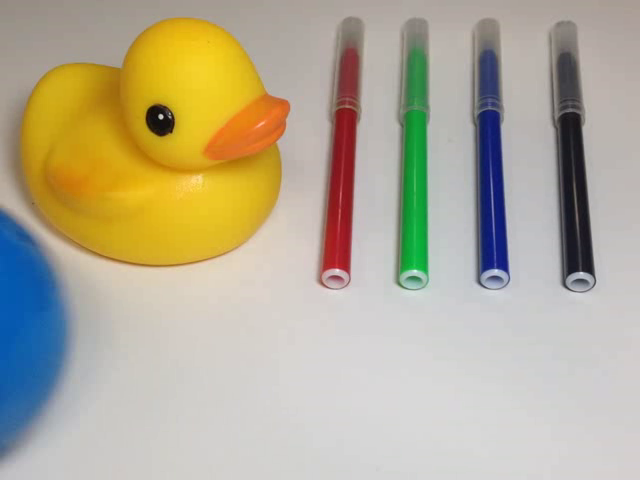
//> input picture frame 10 of data/sample1.avi, 640 x 480 px
$ ./cv016_ImgeChannelSeparater   (built with g++ and OpenCV 4)
//> lines starting //> are read from the running program, lines starting //| are printed output that depends on the picture
#include "pch.h"
#include <opencv2/opencv.hpp>
#pragma comment(lib, "opencv_world343d.lib")
using namespace std;
using namespace cv;
static const string DATA_PATH = "../../data/";

int main()
{
	VideoCapture cap(DATA_PATH + "sample1.avi");
	// 入力映像サイズ
	Size frame((int)cap.get(CAP_PROP_FRAME_WIDTH),
		(int)cap.get(CAP_PROP_FRAME_HEIGHT));
	Mat src;
	// ゼロ画像
	Mat imgZero = Mat::zeros(frame, CV_8UC1);
	// 総フレーム数
	//int count = cap.get(CV_CAP_PROP_FRAME_COUNT);
	//int frameCount = 0;
	//cout << "総フレーム数" << count << endl;

	// 3チャンネル出力用のMatとそれぞれの名前
	// 3チャンネル出力画像3枚
	vector<Mat> dst(3);
	// 各色の名称
	vector<string> colors = { "青チャンネル", "緑チャンネル", "赤チャンネル" };

	while (1) {
		cap >> src;
//> src is the input picture: 480 rows x 640 cols, CV_8UC3; mean B, G, R 150.4, 172.8, 180.6
		if (src.empty()) break;
		vector<Mat>ch(3);
		// BGRチャンネルに分離
		split(src, ch);
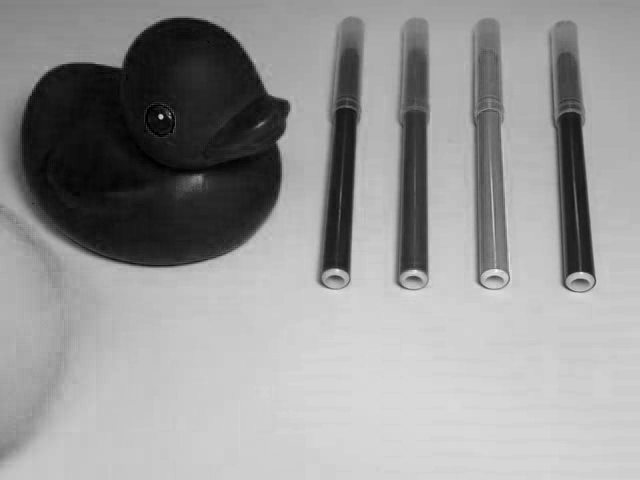
//> ch[0]: 480 rows x 640 cols, CV_8UC1; min 0, max 255, mean 150.4
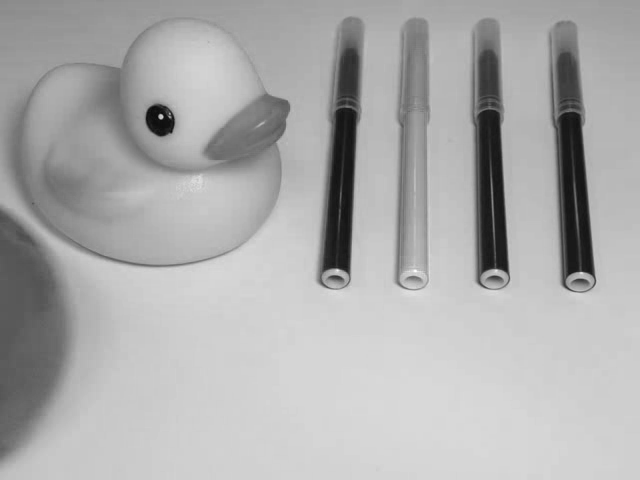
//> ch[1]: 480 rows x 640 cols, CV_8UC1; min 10, max 255, mean 172.8
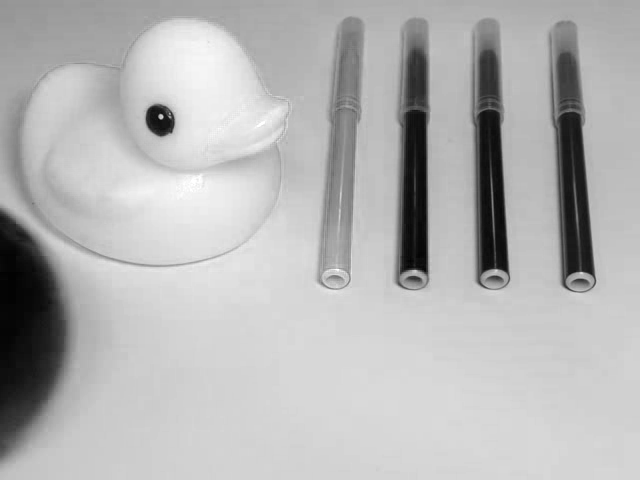
//> ch[2]: 480 rows x 640 cols, CV_8UC1; min 2, max 255, mean 180.6
		for (int i = 0; i < ch.size(); i++) {
			vector<Mat> temp { imgZero, imgZero, imgZero };
			temp[i] = ch[i];
			// チャンネル合成
			merge(temp, dst[i]);
			imshow(colors[i], dst[i]);
		}
//> this loop made 3 passes
//> pass 1, `imshow(colors[i], dst[i]);`:
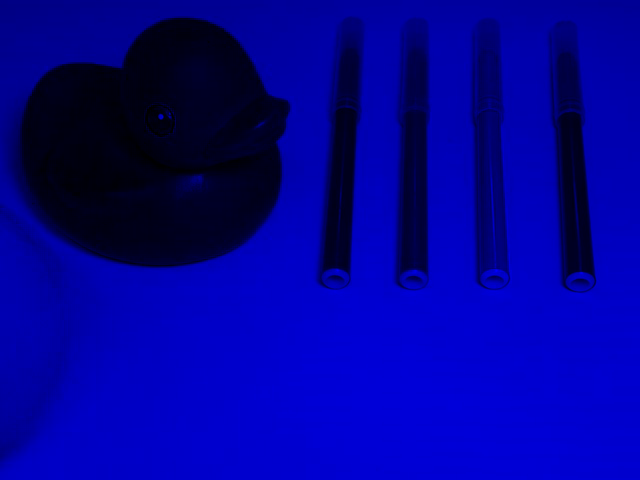
//> window '青チャンネル': 480 rows x 640 cols, CV_8UC3; mean B, G, R 150.4, 0, 0
//> pass 2, `imshow(colors[i], dst[i]);`:
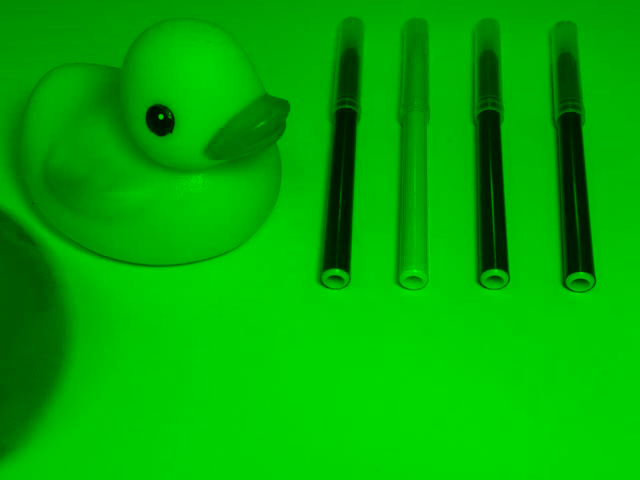
//> window '緑チャンネル': 480 rows x 640 cols, CV_8UC3; mean B, G, R 0, 172.8, 0
//> after the loop: imgZero: 480 rows x 640 cols, CV_8UC1; every value is 0
		imshow("入力カラー映像", src);

		// BGRピクセル平均値を計算し表示する
		Scalar ave = mean(src);
//> ave = Scalar(150.4, 172.8, 180.6)

		cout.precision(0);
		//cout << fixed << "フレーム数: " << frameCount++ <<  "; BGR平均値: " << ave << "; ";
		cout << fixed << "BGR平均値: " << ave << "; ";
//| BGR平均値: [150, 173, 181, 0];
		Point maxLoc;
		// 最大値の要素番号を求める
		minMaxLoc(ave, NULL, NULL, NULL, &maxLoc);
//> maxLoc = Point(0, 2)
		cout << colors[maxLoc.y] + "成分が多い" << endl;
//| 赤チャンネル成分が多い

		if (waitKey(30) == 27) break;
//> the Esc key is pressed
	}
	return 0;
}

$ run again, starting later in the video
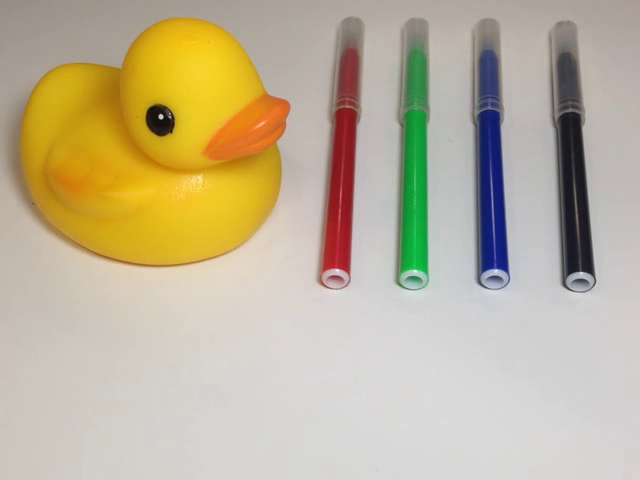
//> input picture frame 49 of data/sample1.avi, 640 x 480 px
//> src is the input picture: 480 rows x 640 cols, CV_8UC3; mean B, G, R 153.6, 179.9, 190.9
//> the loop `for (int i = 0; i < ch.size(); i++)` made 3 passes
//> pass 1, `imshow(colors[i], dst[i]);`:
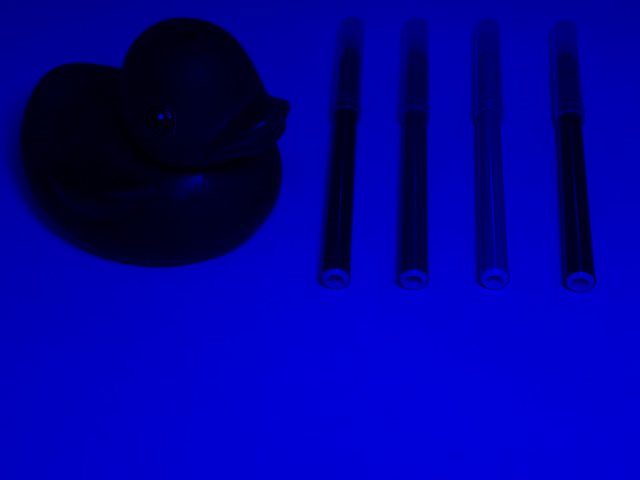
//> window '青チャンネル': 480 rows x 640 cols, CV_8UC3; mean B, G, R 153.6, 0, 0
//> pass 2, `imshow(colors[i], dst[i]);`:
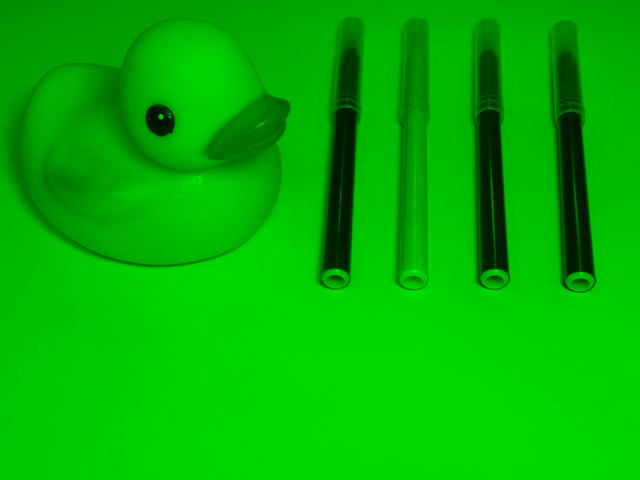
//> window '緑チャンネル': 480 rows x 640 cols, CV_8UC3; mean B, G, R 0, 179.9, 0
//> ave = Scalar(153.6, 179.9, 190.9)
//| BGR平均値: [154, 180, 191, 0];
//> maxLoc = Point(0, 2)
//| 赤チャンネル成分が多い

$ run again, starting later in the video
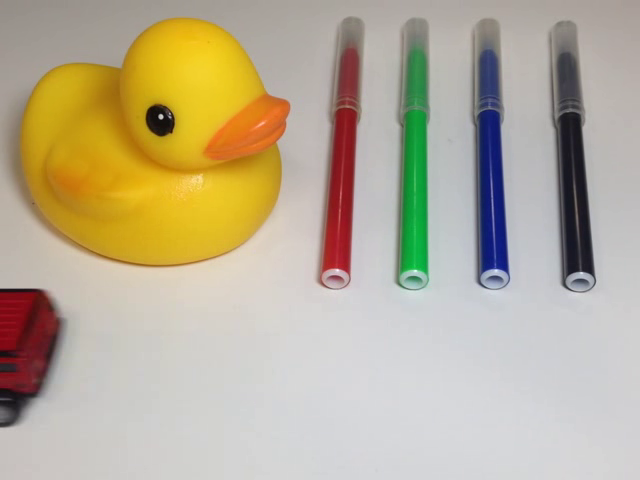
//> input picture frame 87 of data/sample1.avi, 640 x 480 px
//> src is the input picture: 480 rows x 640 cols, CV_8UC3; mean B, G, R 150.8, 174.6, 185.1
//> the loop `for (int i = 0; i < ch.size(); i++)` made 3 passes
//> pass 1, `imshow(colors[i], dst[i]);`:
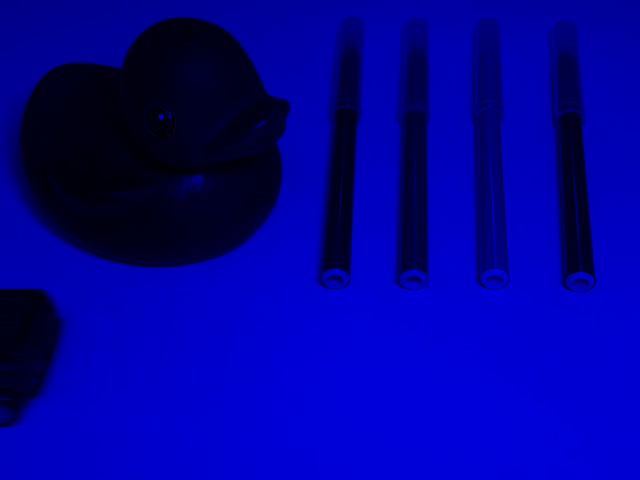
//> window '青チャンネル': 480 rows x 640 cols, CV_8UC3; mean B, G, R 150.8, 0, 0
//> pass 2, `imshow(colors[i], dst[i]);`:
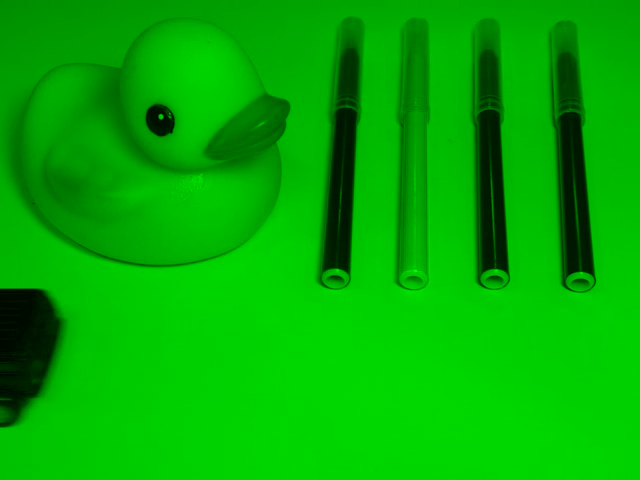
//> window '緑チャンネル': 480 rows x 640 cols, CV_8UC3; mean B, G, R 0, 174.6, 0
//> ave = Scalar(150.8, 174.6, 185.1)
//| BGR平均値: [151, 175, 185, 0];
//> maxLoc = Point(0, 2)
//| 赤チャンネル成分が多い
